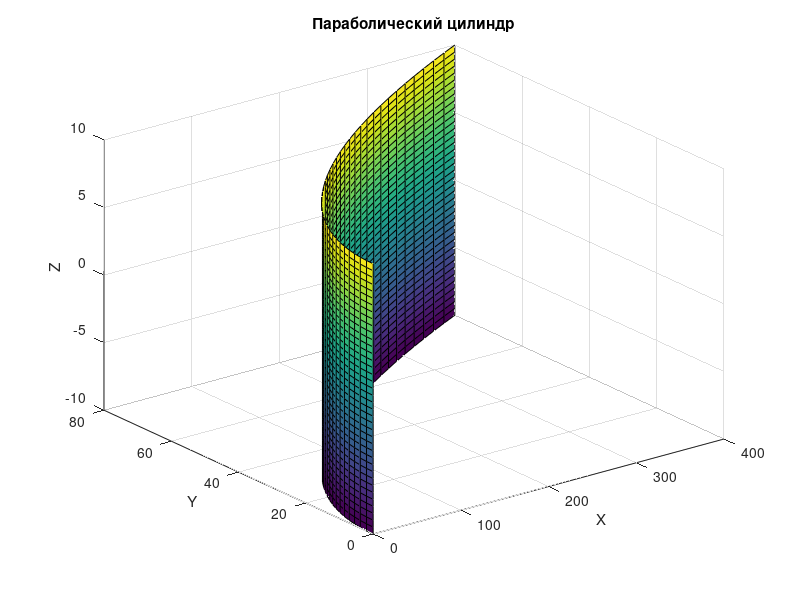

Recreate this plot in MATLAB.
u=linspace(0,10,40); v=linspace(-10,10,40);
[UU,VV]=meshgrid(u,v);
a=4;
x=a*UU.^2;
y=2*a*UU;
z=VV;
surf(x,y,z);
xlabel('X'); ylabel('Y');
zlabel('Z'); 
title('Параболический цилиндр');